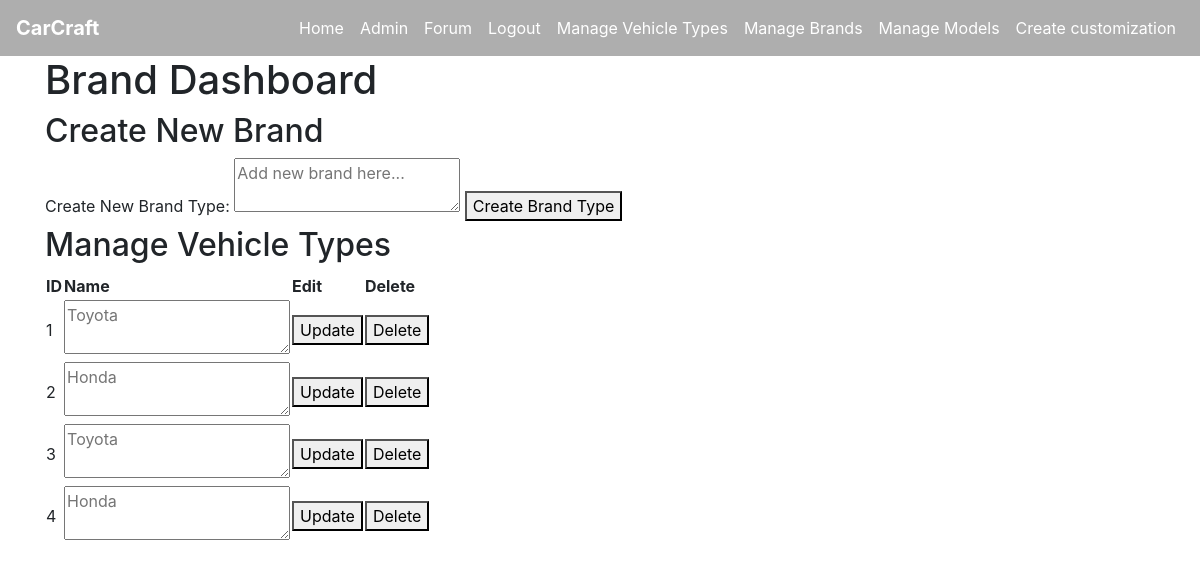
Page /brand_type (signed in) on the earlier database version.
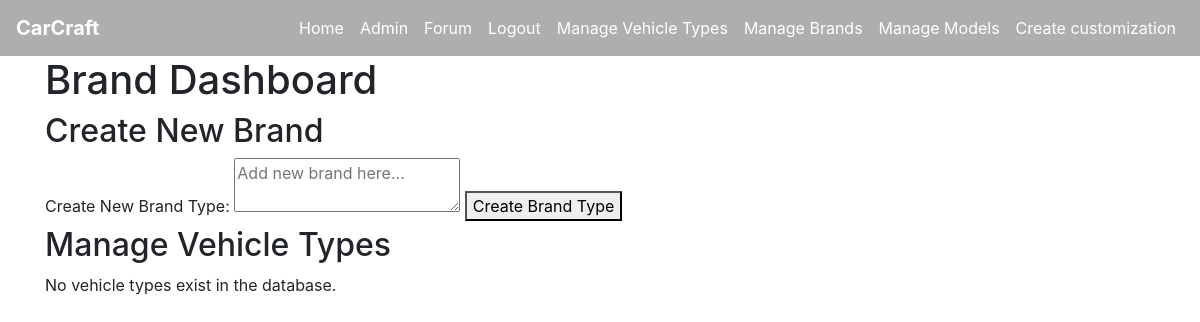
Same page on the later database version.
### tables this page shows
CREATE TABLE brand (
    brand_id INTEGER PRIMARY KEY AUTOINCREMENT,
    name VARCHAR(20)
);

### app.py (the view, shortened to what this page needs)
@app.route('/brand_type', methods=["GET", 'POST'])
@login_required
def brand_type():
    if not current_user.admin:
        flash('Access denied. Admin privileges required.')
        return redirect(url_for('home'))
    conn = get_db_connection()
    brands = conn.execute('SELECT * FROM brand').fetchall()
    return render_template('brand_type.html', brands=brands)

### app.py (called while the page is built)
def get_db_connection():
    conn = sqlite3.connect(DATABASE)
    conn.row_factory = sqlite3.Row  # This enables column access by name: row['column_name']
    return conn

@login_manager.user_loader
def load_user(user_id):
    return User.get(user_id)

    @staticmethod
    def get(user_id):
        conn = get_db_connection()
        user_data = conn.execute('SELECT * FROM user WHERE user_id = ?', (user_id,)).fetchone()
        conn.close()
        if user_data:
            return User(
                user_id=user_data['user_id'],
                username=user_data['username'],
                email=user_data['email'],
                password_hash=user_data['password_hash'],
                admin=bool(user_data['admin'])
            )
        return None

### templates/brand_type.html
{% extends "base.html" %}
{% block content %}
    <h1> Brand Dashboard </h1>
    <h2> Create New Brand </h2>
    <form method="POST">
        <label for="name">Create New Brand Type:</label>
        <textarea id="name" name="name" placeholder="Add new brand here..." maxlength="20" required></textarea>
        <button type="submit">Create Brand Type</button>
    </form>
    <h2> Manage Vehicle Types </h2>
    {% if brands %}
    <table>
        <thead>
            <th>ID</th>
            <th>Name</th>
            <th>Edit</th>
            <th>Delete</th>
        </thead>
        <tbody>
            {% for item in brands %}
                <tr>
                    <td> {{ item.brand_id }} </td>
                        <form method="POST" action="{{ url_for('brand_type_edit', brand_id=item.brand_id) }}">
                            <td>
                                <textarea id="name" name="name" placeholder="{{ item.name }}"  maxlength="20" required></textarea>
                            </td>
                            <td>
                                <button type="submit" onclick="return confirm('Are you sure you want to update this vehicle type?')">Update</button>
                            </td>
                        </form>
                    <td>
                        <form method="POST" action="{{ url_for('brand_type_delete', brand_id=item.brand_id) }}" style="display: inline;">
                            <button type="submit" onclick="return confirm('Are you sure you want to delete this brand type?')">Delete</button>
                        </form>
                    </td>
                </tr>
            {% endfor %}
        </tbody>
    </table>
    {% else %}
        <p> No vehicle types exist in the database. </p>
    {% endif %}
{% endblock %}

Differences in the rows shown:
removed brand: brand_id "1", name "Toyota"
removed brand: brand_id "2", name "Honda"
removed brand: brand_id "3", name "Toyota"
removed brand: brand_id "4", name "Honda"
Other differences:
text no longer shown: "ID Name Edit Delete"
text now shown: "No vehicle types exist in the database."
